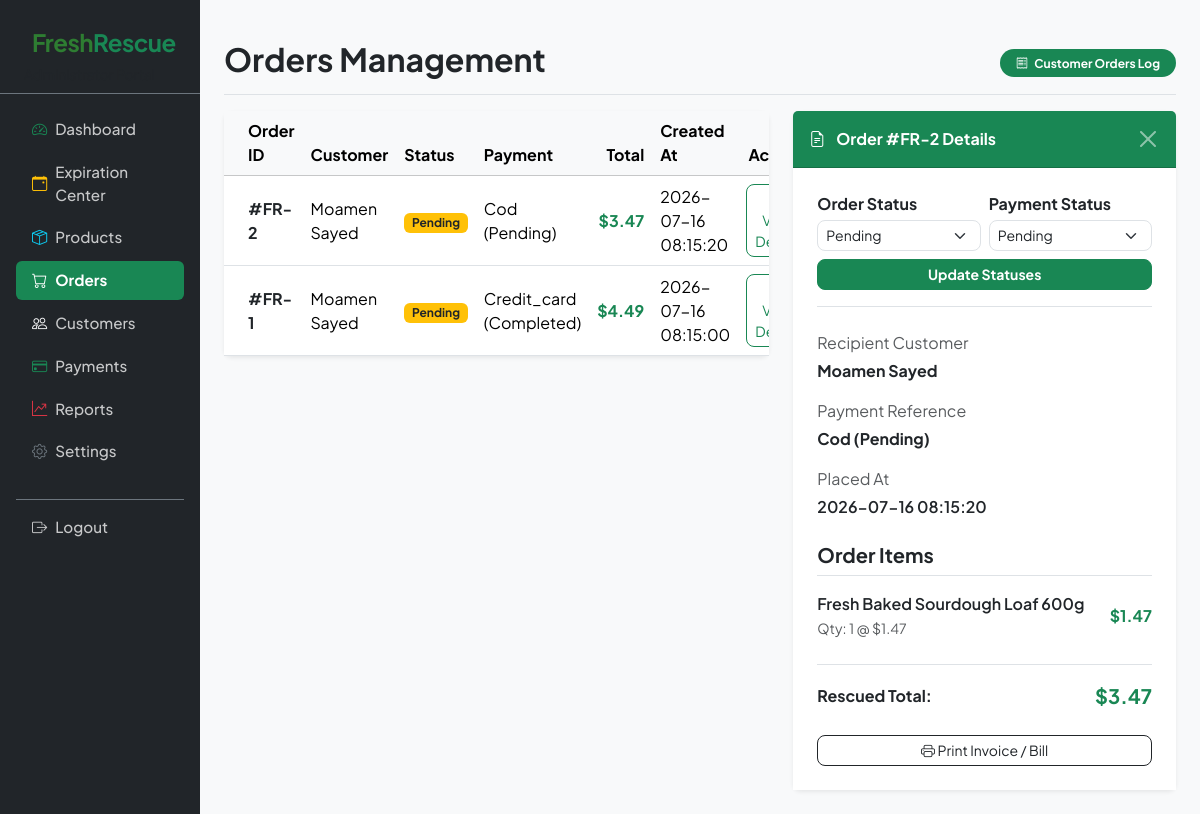
/admin/orders.php?id=2 (signed in), run on the app's committed database.
### tables this page shows
CREATE TABLE `order` (
  `id` int(11) NOT NULL,
  `name` varchar(255) NOT NULL,
  `status` varchar(50) NOT NULL,
  `total_price` decimal(10,2) NOT NULL,
  `user_id` int(11) DEFAULT NULL,
  `payment_id` int(11) DEFAULT NULL,
  `created_at` timestamp NOT NULL DEFAULT current_timestamp()
);

CREATE TABLE `payment` (
  `id` int(11) NOT NULL,
  `method` varchar(50) NOT NULL,
  `status` varchar(50) NOT NULL,
  `paid_at` timestamp NULL DEFAULT NULL
);

CREATE TABLE `order_item` (
  `id` int(11) NOT NULL,
  `order_id` int(11) NOT NULL,
  `product_id` int(11) NOT NULL,
  `quantity` int(11) NOT NULL DEFAULT 1,
  `price_at_purchase` decimal(10,2) NOT NULL
);

CREATE TABLE `product` (
  `id` int(11) NOT NULL,
  `name` varchar(255) NOT NULL,
  `description` text DEFAULT NULL,
  `price` decimal(10,2) NOT NULL,
  `quantity` int(11) NOT NULL DEFAULT 0,
  `category_id` int(11) DEFAULT NULL,
  `image` varchar(255) DEFAULT NULL,
  `discount` int(11) DEFAULT 0,
  `expiration_date` date DEFAULT NULL,
  `status` varchar(50) DEFAULT 'active'
);

### includes/functions.php (called while the page is built, shortened)
<?php
function esc(string $value): string {
    return htmlspecialchars($value, ENT_QUOTES, 'UTF-8');
}

### admin/orders.php (the view, shortened to what this page needs)
<?php
require_once __DIR__ . '/../includes/functions.php';
$conn = getDatabaseConnection();
$result = $conn->query("SELECT o.*, p.method as payment_method, p.status as payment_status FROM `order` o LEFT JOIN `payment` p ON o.payment_id = p.id ORDER BY o.id DESC");
$orders = [];
while ($row = $result->fetch_assoc()) {
    $orders[] = $row;
}
$selectedOrder = null;
$selectedOrderItems = [];
if (isset($_GET['id'])) {
    $orderId = (int)$_GET['id'];
    $stmt = $conn->prepare("SELECT o.*, p.method as payment_method, p.status as payment_status FROM `order` o LEFT JOIN `payment` p ON o.payment_id = p.id WHERE o.id = ?");
    $stmt->bind_param("i", $orderId);
    $stmt->execute();
    $selectedOrder = $stmt->get_result()->fetch_assoc();
    if ($selectedOrder) {
        $stmt = $conn->prepare("SELECT oi.*, p.name as product_name FROM `order_item` oi LEFT JOIN `product` p ON oi.product_id = p.id WHERE oi.order_id = ?");
        $stmt->bind_param("i", $orderId);
        $stmt->execute();
        $itemsResult = $stmt->get_result();
        while ($row = $itemsResult->fetch_assoc()) {
            $selectedOrderItems[] = $row;
        }
    }
}
include __DIR__ . '/../includes/head.php';
?>
<div class="container-fluid">
  <div class="row">
    <?php include __DIR__ . '/../includes/sidebar.php'; ?>
    <main class="col-md-9 ms-sm-auto col-lg-10 px-md-4 py-4 bg-light">
      <div class="d-flex justify-content-between flex-wrap flex-md-nowrap align-items-center pt-3 pb-2 mb-3 border-bottom">
        <h1 class="h2 fw-bold text-dark">Orders Management</h1>
        <div class="btn-toolbar mb-2 mb-md-0">
          <span class="badge bg-success px-3 py-2 fs-7 rounded-pill"><i class="bi bi-receipt me-1"></i> Customer Orders Log</span>
        </div>
      </div>
      <div class="row g-4">
        <div class="<?php echo $selectedOrder ? 'col-lg-7' : 'col-lg-12'; ?>">
          <div class="card border-0 shadow-sm rounded-3">
            <div class="card-body p-0 bg-white">
              <div class="table-responsive">
                <table class="table table-hover align-middle mb-0 fs-8">
                  <thead class="table-light">
                    <tr>
                      <th class="ps-4">Order ID</th>
                      <th>Customer</th>
                      <th>Status</th>
                      <th>Payment</th>
                      <th class="text-end">Total</th>
                      <th>Created At</th>
                      <th class="text-center">Actions</th>
                    </tr>
                  </thead>
                  <tbody>
                    <?php if (empty($orders)): ?>
                      <tr><td colspan="7" class="text-center text-muted py-4">No customer orders recorded yet.</td></tr>
                    <?php else: ?>
                      <?php foreach ($orders as $ord):
                          $badge = 'bg-warning text-dark';
                      ?>
                        <tr>
                          <td class="ps-4 fw-bold text-dark">#FR-<?php echo $ord['id']; ?></td>
                          <td><?php echo esc($ord['name']); ?></td>
                          <td><span class="badge <?php echo $badge; ?>"><?php echo esc(ucfirst($ord['status'])); ?></span></td>
                          <td><?php echo esc(ucfirst($ord['payment_method'])); ?> (<?php echo esc($ord['payment_status']); ?>)</td>
                          <td class="text-end fw-bold text-success">$<?php echo number_format($ord['total_price'], 2); ?></td>
                          <td><?php echo esc($ord['created_at']); ?></td>
                          <td class="text-center">
                            <a href="orders.php?id=<?php echo $ord['id']; ?>" class="btn btn-outline-success btn-sm py-1 px-2 rounded-custom fs-9"><i class="bi bi-eye-fill"></i> View Details</a>
                          </td>
                        </tr>
                      <?php endforeach; ?>
                    <?php endif; ?>
                  </tbody>
                </table>
              </div>
            </div>
          </div>
        </div>
        <?php if ($selectedOrder): ?>
          <div class="col-lg-5">
            <div class="card border-0 shadow-sm rounded-3">
              <div class="card-header bg-success text-white fw-bold py-3 d-flex justify-content-between align-items-center">
                <span><i class="bi bi-file-earmark-text me-2"></i> Order #FR-<?php echo $selectedOrder['id']; ?> Details</span>
                <a href="orders.php" class="btn-close btn-close-white" aria-label="Close"></a>
              </div>
              <div class="card-body p-4 bg-white fs-8">
                <form action="orders.php?id=<?php echo $selectedOrder['id']; ?>" method="POST" class="mb-4 border-bottom pb-3">
                  <div class="row g-2 align-items-end">
                    <div class="col-6">
                      <label class="form-label fw-bold mb-1">Order Status</label>
                      <select class="form-select form-select-sm rounded-custom" name="status">
                        <option value="Pending" <?php echo $selectedOrder['status'] === 'Pending' ? 'selected' : ''; ?>>Pending</option>
                      </select>
                    </div>
                    <div class="col-6">
                      <label class="form-label fw-bold mb-1">Payment Status</label>
                      <select class="form-select form-select-sm rounded-custom" name="payment_status">
                        <option value="Pending" <?php echo $selectedOrder['payment_status'] === 'Pending' ? 'selected' : ''; ?>>Pending</option>
                      </select>
                    </div>
                    <div class="col-12 d-grid mt-2">
                      <button type="submit" class="btn btn-success btn-sm rounded-custom fw-bold">Update Statuses</button>
                    </div>
                  </div>
                </form>
                <div class="mb-3">
                  <span class="d-block text-muted mb-1">Recipient Customer</span>
                  <span class="fw-bold text-dark fs-7"><?php echo esc($selectedOrder['name']); ?></span>
                </div>
                <div class="mb-3">
                  <span class="d-block text-muted mb-1">Payment Reference</span>
                  <span class="fw-bold text-dark"><?php echo esc(ucfirst(str_replace('_', ' ', $selectedOrder['payment_method']))); ?> (<?php echo esc($selectedOrder['payment_status']); ?>)</span>
                </div>
                <div class="mb-3">
                  <span class="d-block text-muted mb-1">Placed At</span>
                  <span class="fw-semibold text-dark"><?php echo esc($selectedOrder['created_at']); ?></span>
                </div>
                <h5 class="fw-bold mb-3 border-bottom pb-2 mt-4">Order Items</h5>
                <div class="mb-4">
                  <?php foreach ($selectedOrderItems as $item): ?>
                    <div class="d-flex justify-content-between align-items-center mb-2">
                      <div>
                        <span class="fw-semibold text-dark d-block"><?php echo esc($item['product_name'] ?? 'Deleted Product'); ?></span>
                        <small class="text-muted">Qty: <?php echo $item['quantity']; ?> @ $<?php echo number_format($item['price_at_purchase'], 2); ?></small>
                      </div>
                      <span class="fw-bold text-success">$<?php echo number_format($item['price_at_purchase'] * $item['quantity'], 2); ?></span>
                    </div>
                  <?php endforeach; ?>
                </div>
                <div class="d-flex justify-content-between align-items-center border-top pt-3">
                  <span class="fw-bold text-dark fs-6">Rescued Total:</span>
                  <span class="fw-extrabold text-success fs-5 fw-bold">$<?php echo number_format($selectedOrder['total_price'], 2); ?></span>
                </div>
                <div class="d-grid mt-4">
                  <button type="button" class="btn btn-outline-dark btn-sm rounded-custom" onclick="window.print()"><i class="bi bi-printer"></i> Print Invoice / Bill</button>
                </div>
              </div>
            </div>
          </div>
        <?php endif; ?>
      </div>
    </main>
  </div>
</div>
</body>
</html>

### assets/css/variables.css (style rules this page uses)
:root { --primary-color: #2E7D32; --primary-hover: #1b5e20; --secondary-color: #F9A826; --bg-color: #ffffff; --card-bg: #f8f9fa; --text-color: #212529; --text-muted: #6c757d; --border-color: #e9ecef; --radius-md: 8px; --shadow-soft: 0 2px 12px rgba(0, 0, 0, 0.04); --font-family: 'Plus Jakarta Sans', sans-serif; --transition: all 0.2s ease-in-out; }
body { font-family: var(--font-family); background-color: var(--bg-color); color: var(--text-color); -webkit-font-smoothing: antialiased; }
a { text-decoration: none; color: inherit; transition: var(--transition); }
.rounded-custom { border-radius: var(--radius-md) !important; }

### data on the page
order: id "2", name "Moamen Sayed", status "Pending", payment.method "Cod", payment.status "Pending", total_price "3.47", created_at "2026-07-16 08:15:20"
order: id "1", name "Moamen Sayed", status "Pending", payment.method "Credit_card", payment.status "Completed", total_price "4.49", created_at "2026-07-16 08:15:00"
payment: payment_status "Pending"
order_item: product.name "Fresh Baked Sourdough Loaf 600g", quantity "1", price_at_purchase "1.47", $item['price_at_purchase']*$item['quantity'] "1.47"
